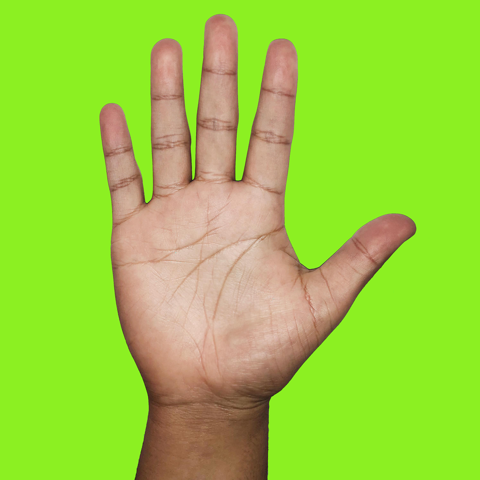
#> input picture data/hand.png, 480 x 480 px
$ jupyter execute 02_object_detection.ipynb   (older library calls are emulated)
#> lines starting #> are read from the running program, lines starting #| are printed output that depends on the picture; after the words box and inside, x2 and y2 are one past the last pixel; in counts of white or black regions, pixels touching at a corner belong together
[cell 1]
import cv2
import os
import numpy as np
import random
from math import sqrt
from matplotlib import pyplot as plt

[cell 2]
# load the image as hand_gbr
path_img = os.path.join(os.getcwd(), "data", "hand.png")
hand_gbr = cv2.imread(path_img)
#> hand_gbr is the input picture: shape (480, 480, 3); mean B, G, R 61.8, 208.5, 153.7
hand_rgb = cv2.cvtColor(hand_gbr, cv2.COLOR_BGR2RGB)

# convert it to hsv
hand_hsv = cv2.cvtColor(hand_gbr, cv2.COLOR_BGR2HSV)
#> hand_hsv: shape (480, 480, 3); mean H, S, V 33.9, 178.2, 221.7

# get the cannel Saturation
s = hand_hsv[:, :, 1]
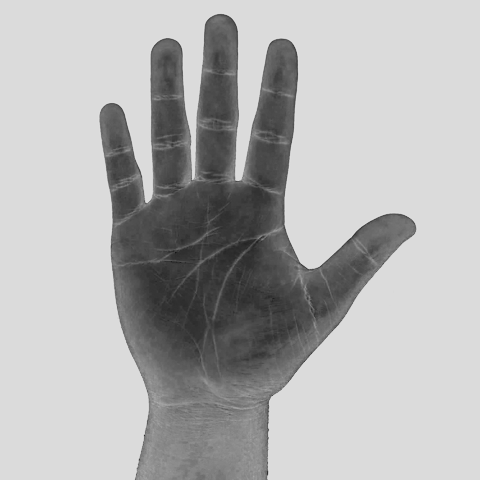
#> s: shape (480, 480); min 22, max 224, mean 178.2

[cell 3]
fig, ax = plt.subplots(1, 2, sharey=True)
ax[0].imshow(hand_rgb)
ax[1].imshow(s, cmap="gray")
plt.show()

# Edge detection: Canny

[cell 4]
s_smoothed = cv2.GaussianBlur(s, (17, 17), sigmaX=sqrt(2), sigmaY=sqrt(2))
fig, ax = plt.subplots(1, 5, figsize=(20, 40), sharey=True)

ax[0].imshow(cv2.Canny(s_smoothed, 50, 70, apertureSize=3, L2gradient=True), cmap="gray")
ax[1].imshow(cv2.Canny(s_smoothed, 100, 400, True), cmap="gray")
ax[2].imshow(cv2.Canny(s_smoothed, 100, 300, True), cmap="gray")
ax[3].imshow(cv2.Canny(s_smoothed, 100, 200, True), cmap="gray")
ax[4].imshow(cv2.Canny(s_smoothed, 50, 100, True), cmap="gray")
plt.show()
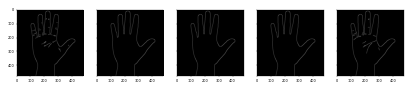
#> figure drawn by matplotlib, 5 panels

# Threshold the fingers

The boundry is so perfect thus we cannot cut the fingers easily. Therefore, we should use Canny with a tolerant threshold.

[cell 5]
# dilation
kernel_erode = np.ones((1,1),np.uint8)
kernel_dilate = np.ones((5,5), np.uint8)
hand_boundry = cv2.Canny(s_smoothed, 25, 70)
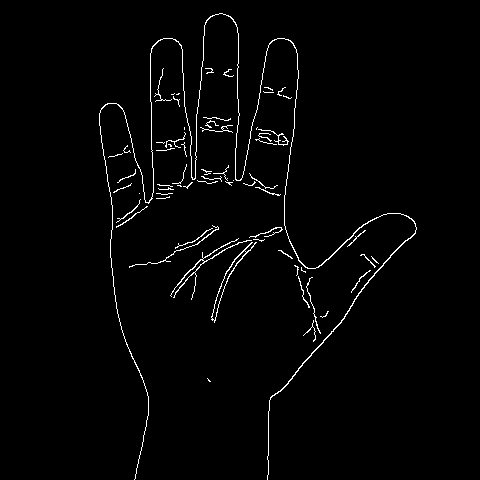
#> hand_boundry: shape (480, 480); 1.9% white in thin lines or dots, all inside (x1, y1, x2, y2) = (99, 13, 417, 480)
# hand_boundry = cv2.morphologyEx(hand_boundry, cv2.MORPH_CLOSE, kernel_dilate, iterations=3)
hand_boundry = cv2.erode(hand_boundry, kernel_erode, iterations=1)
hand_boundry = cv2.dilate(hand_boundry, kernel_dilate, iterations=1)
#> hand_boundry: shape (480, 480); 9.7% white; 3 white regions, box (x1, y1, x2, y2) and area: (97, 11, 419, 480) 21369, (127, 223, 221, 270) 896, (205, 376, 213, 384) 54
#hand_boundry = cv2.erode(hand_boundry, kernel_dilate, iterations=1)

[cell 6]
plt.imshow(hand_boundry, cmap="gray")
plt.show()

[cell 7]
import scipy as sp
import scipy.ndimage

def flood_fill(test_array,h_max=255):
#> called with h_max = 255
    input_array = np.copy(test_array)
    el = sp.ndimage.generate_binary_structure(2,2).astype(np.int)
    inside_mask = sp.ndimage.binary_erosion(~np.isnan(input_array), structure=el)
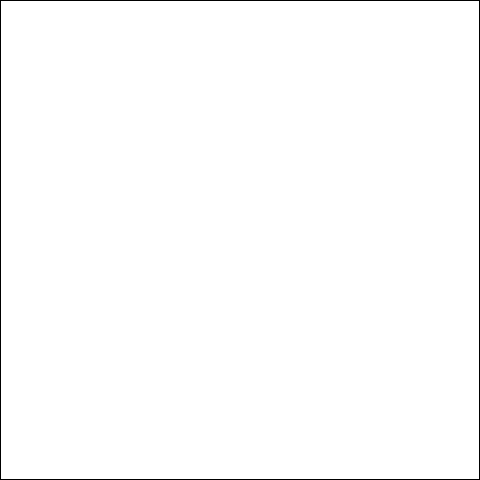
#> inside_mask: shape (480, 480) bool; 99.2% white; black in thin lines or dots
    output_array = np.copy(input_array)
    output_array[inside_mask]=h_max
#> output_array: shape (480, 480); 99.2% white; black in thin lines or dots
    output_old_array = np.copy(input_array)
    output_old_array.fill(0)
#> output_old_array: shape (480, 480); every value is 0
    el = sp.ndimage.generate_binary_structure(2,1).astype(np.int)
    while not np.array_equal(output_old_array, output_array):
        output_old_array = np.copy(output_array)
        output_array = np.maximum(input_array,sp.ndimage.grey_erosion(output_array, footprint=el))
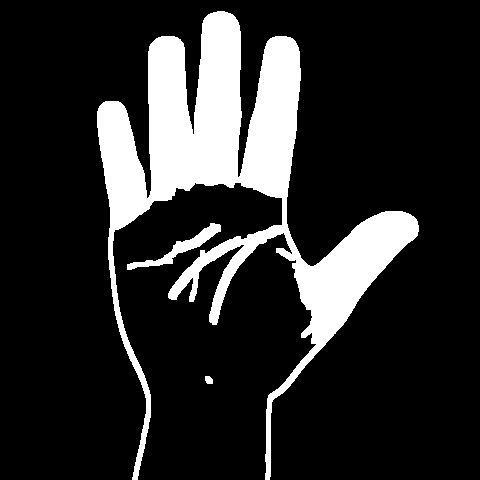
#> output_array: shape (480, 480); 17% white; 3 white regions, box (x1, y1, x2, y2) and area: (97, 11, 419, 480) 38147, (127, 223, 221, 270) 896, (205, 376, 213, 384) 54
    return output_array

hand_boundry = flood_fill(hand_boundry)
plt.imshow(hand_boundry, cmap="gray")

[cell 8]
kernel_erode = np.ones((10,10),np.uint8)
hand_boundry = cv2.erode(hand_boundry, kernel_erode, iterations=1)
#> hand_boundry: shape (480, 480); 10.1% white; 8 white regions (3 under 20 px), largest, box (x1, y1, x2, y2) and area: (153, 17, 237, 197) 10275, (300, 216, 414, 341) 5285, (245, 41, 297, 194) 4910, (102, 106, 146, 225) 2829, (249, 237, 263, 247) 27
plt.imshow(hand_boundry, cmap="gray")

[cell 9]
# use hand_boundry as mask to threshold the original image fingers
hand_fingers = cv2.bitwise_and(hand_rgb, hand_rgb, mask = hand_boundry)
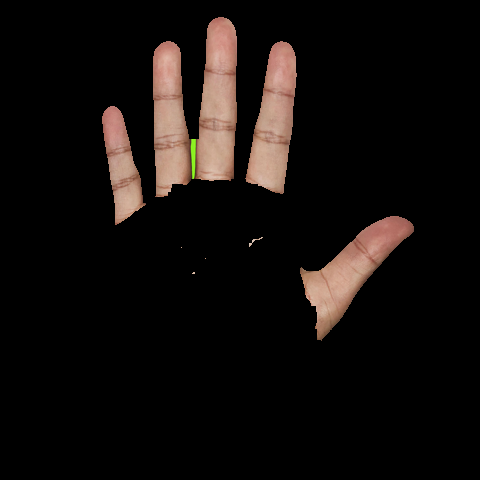
#> hand_fingers: shape (480, 480, 3); mean R, G, B 18.9, 14.3, 12.3

[cell 10]
plt.imshow(hand_fingers)
plt.show()

[cell 11]
green_mask = cv2.bitwise_and(hand_boundry, hand_fingers[:, :, 1])
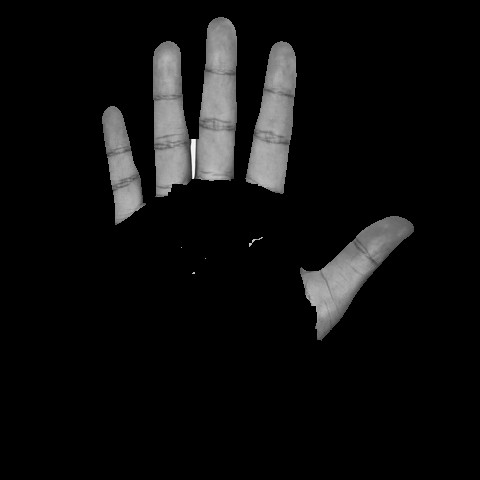
#> green_mask: shape (480, 480); min 0, max 254, mean 14.3
_, green_mask = cv2.threshold(green_mask, 190, 1, cv2.THRESH_TOZERO_INV)

[cell 12]
plt.imshow(green_mask, cmap="gray")

[cell 13]
# clean the image
hand_fingers_cleaned = cv2.bitwise_and(hand_fingers, hand_fingers, mask = green_mask)

[cell 14]
plt.imshow(hand_fingers_cleaned)
plt.show()

[cell 15]
# remove small area
nb_components, output, stats, centroids = cv2.connectedComponentsWithStats(green_mask, connectivity=8)
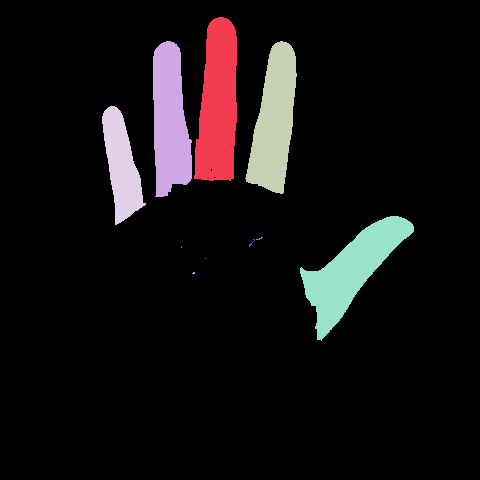
#> output: shape (480, 480) int32; 11 distinct labels, from 0 to 10; one colour per label, 0 black
#> nb_components = 11; stats = [[0, 0, 480, 480, 207214], [194, 17, 43, 164, 5509], [153, 41, 39, 156, 4625], [245, 41, 52, 153, 4910], [102, 106, 44, 119, 2829], [300, 216, 114, 125, 5285], [256, 237, 7, 3, 9], [249, 239, 6, 8, 12], [181, 247, 1, 1, 1], [205, 258, 1, 1, 1], [192, 272, 3, 2, 5]]; centroids = [[239.6, 248.8], [217.7, 104.3], [169.5, 120.7], [274, 121], [121.1, 165.6], [351.3, 270], [259.2, 238.2], [251.2, 242.7], [181, 247], [205, 258], [193.2, 272.6]]

# remove the small blocks
available_index = []
for i in range(nb_components):
    if stats[i][-1] < 30:
        output[output==i] = 0
    elif stats[i][0] > 0:
        available_index.append(i)
#> output: shape (480, 480) int32; 6 distinct labels, from 0 to 5
#> after the loop, available_index = [1, 2, 3, 4, 5]

print(available_index)
#| [1, 2, 3, 4, 5]

[cell 16]
plt.imshow(output,cmap="gray")
plt.show()

[cell 17]
# draw a bounding box
labels =["Pinky", "Ring Finger", "Middle Finger", "Index Finger", "Thumb"]
ordered_index = np.sort(stats[available_index, 0])
#> ordered_index = [102, 153, 194, 245, 300]
hand_with_box = hand_rgb.copy()
for i in available_index:
    box = stats[i]
    cv2.rectangle(hand_with_box, (box[0], box[1]), (box[0] + box[2], box[1] + box[3]), (random.randint(0, 255), random.randint(0, 255), random.randint(0, 255)), 3)
    label_index = np.argwhere(ordered_index == box[0])
    cv2.putText(hand_with_box, labels[label_index[0][0]], (box[0], box[1]-5), cv2.FONT_HERSHEY_COMPLEX, 0.35, (0, 0, 0), 1)
#> this loop made 5 passes
#> (box, label_index) on passes 1 to 5: ([194, 17, 43, 164, 5509], [2]), ([153, 41, 39, 156, 4625], [1]), ([245, 41, 52, 153, 4910], [3]), ([102, 106, 44, 119, 2829], [0]), ([300, 216, 114, 125, 5285], [4])
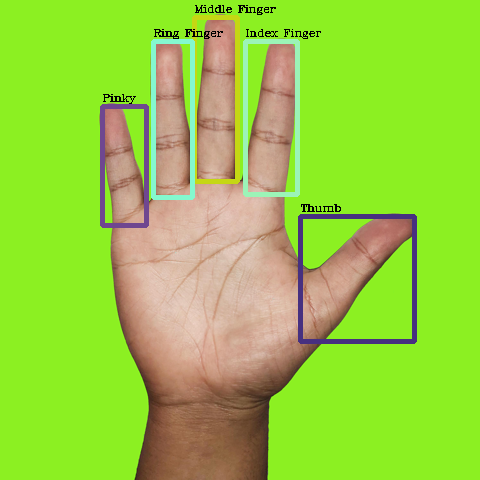
#> hand_with_box: shape (480, 480, 3); mean R, G, B 152.2, 206.1, 64.9
fig = plt.figure(figsize=(10, 10))
plt.imshow(hand_with_box)
plt.show()

[cell 18]
box = stats[1]
#> box = [194, 17, 43, 164, 5509]
box
#> Out = [194, 17, 43, 164, 5509]

[cell 19]
# the axis in cv2 and numpy is different. cv2 use horizental: x, vertical: y. data point (x, y) but numpy use vertical as x and horizental as y. data point (x,y)
plt.imshow(hand_with_box[box[1]: box[1] + box[3], box[0]: box[0] + box[2]])

[cell 20]
plt.imshow(hand_with_box[box[0]: box[0] + box[2], box[1]: box[1] + box[3]])
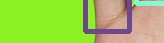
#> shown: shape (43, 164, 3); mean R, G, B 160.3, 200.1, 83.8
